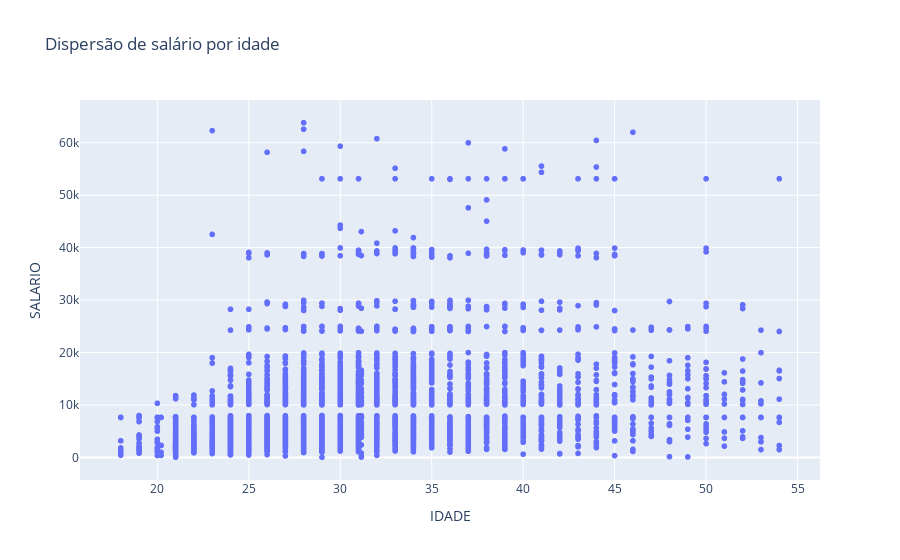

The notebook cell this image was saved under:
### Code cell
fig_2 = px.scatter(dados, x='IDADE', y='SALARIO', title='Dispersão de salário por idade')
fig_2.show()

### Figure 1 — Plotly figure (JSON) as saved in the notebook; plotly's stock layout.template omitted (floating-point values rounded to 4 significant figures; data arrays with more than 128 entries replaced by an {"elided": "..."} marker saying what was removed)
{"data": [{"hovertemplate": "IDADE=%{x}<br>SALARIO=%{y}<extra></extra>", "legendgroup": "", "marker": {"color": "#636efa", "symbol": "circle"}, "mode": "markers", "name": "", "showlegend": false, "type": "scattergl", "x": {"elided": "4273 float values"}, "xaxis": "x", "y": {"elided": "4273 float values"}, "yaxis": "y"}], "layout": {"legend": {"tracegroupgap": 0}, "title": {"text": "Dispersão de salário por idade"}, "xaxis": {"anchor": "y", "domain": [0, 1], "title": {"text": "IDADE"}}, "yaxis": {"anchor": "x", "domain": [0, 1], "title": {"text": "SALARIO"}}}}
